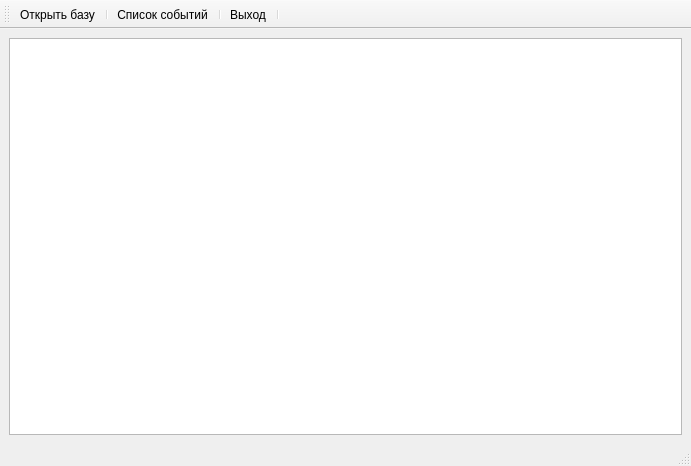
<?xml version="1.0" encoding="UTF-8"?>
<ui version="4.0">
 <class>MainWindow</class>
 <widget class="QMainWindow" name="MainWindow">
  <property name="geometry">
   <rect>
    <x>0</x>
    <y>0</y>
    <width>691</width>
    <height>466</height>
   </rect>
  </property>
  <property name="windowTitle">
   <string>MainWindow</string>
  </property>
  <widget class="QWidget" name="centralwidget">
   <layout class="QVBoxLayout" name="verticalLayout">
    <item>
     <widget class="QTextBrowser" name="textBrowser"/>
    </item>
   </layout>
  </widget>
  <widget class="QStatusBar" name="QStatus"/>
  <widget class="QToolBar" name="toolBar">
   <property name="windowTitle">
    <string>toolBar</string>
   </property>
   <property name="toolButtonStyle">
    <enum>Qt::ToolButtonTextBesideIcon</enum>
   </property>
   <attribute name="toolBarArea">
    <enum>TopToolBarArea</enum>
   </attribute>
   <attribute name="toolBarBreak">
    <bool>false</bool>
   </attribute>
   <addaction name="actionOpenDatabase"/>
   <addaction name="separator"/>
   <addaction name="actionEventsList"/>
   <addaction name="separator"/>
   <addaction name="actionExit"/>
   <addaction name="separator"/>
  </widget>
  <action name="actionEventsList">
   <property name="icon">
    <iconset>
     <normaloff>view-pim-tasks.png</normaloff>view-pim-tasks.png</iconset>
   </property>
   <property name="text">
    <string>Список событий</string>
   </property>
   <property name="toolTip">
    <string>Нажмите для просмотра полного списка событий</string>
   </property>
   <property name="shortcut">
    <string>Alt+L</string>
   </property>
  </action>
  <action name="actionExit">
   <property name="icon">
    <iconset>
     <normaloff>system-log-out.png</normaloff>system-log-out.png</iconset>
   </property>
   <property name="text">
    <string>Выход</string>
   </property>
   <property name="toolTip">
    <string>Выйти из программы</string>
   </property>
   <property name="shortcut">
    <string>Ctrl+Q</string>
   </property>
  </action>
  <action name="actionOpenDatabase">
   <property name="icon">
    <iconset>
     <normaloff>document-open-folder.png</normaloff>document-open-folder.png</iconset>
   </property>
   <property name="text">
    <string>Открыть базу</string>
   </property>
   <property name="shortcut">
    <string>Alt+O</string>
   </property>
  </action>
 </widget>
 <resources/>
 <connections>
  <connection>
   <sender>actionExit</sender>
   <signal>triggered()</signal>
   <receiver>MainWindow</receiver>
   <slot>close()</slot>
   <hints>
    <hint type="sourcelabel">
     <x>-1</x>
     <y>-1</y>
    </hint>
    <hint type="destinationlabel">
     <x>230</x>
     <y>220</y>
    </hint>
   </hints>
  </connection>
 </connections>
</ui>
